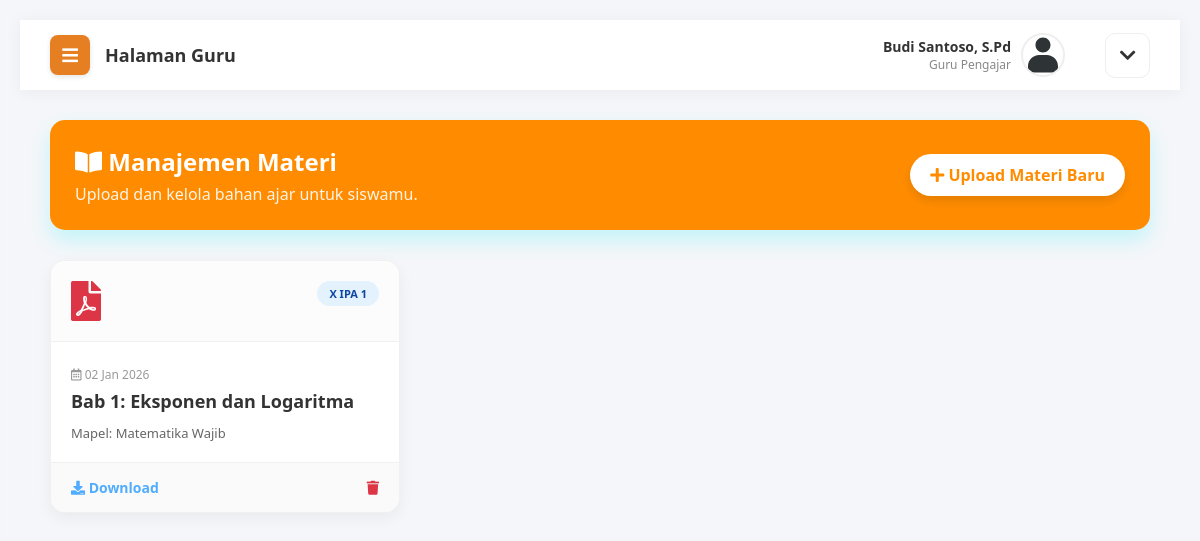
Page /guru/materi.php (signed in) on the committed database.
### tables this page shows
CREATE TABLE `materi` (
  `id_materi` int(11) NOT NULL,
  `mapel_id` int(11) NOT NULL,
  `judul_materi` varchar(200) NOT NULL,
  `deskripsi` text DEFAULT NULL,
  `file_materi` varchar(255) DEFAULT NULL,
  `link_materi` varchar(255) DEFAULT NULL,
  `tanggal_upload` datetime DEFAULT current_timestamp()
);

CREATE TABLE `kelas` (
  `id_kelas` int(11) NOT NULL,
  `nama_kelas` varchar(20) NOT NULL,
  `wali_kelas_id` int(11) DEFAULT NULL
);

CREATE TABLE `mapel` (
  `id_mapel` int(11) NOT NULL,
  `kode_mapel` varchar(20) DEFAULT NULL,
  `nama_mapel` varchar(100) NOT NULL,
  `guru_id` int(11) DEFAULT NULL,
  `kelas_id` int(11) DEFAULT NULL,
  `hari` varchar(20) DEFAULT NULL,
  `jam_mulai` time DEFAULT NULL,
  `jam_selesai` time DEFAULT NULL
);

### guru/materi.php (the view, shortened to what this page needs)
<?php include 'header.php'; ?>
<div class="welcome-banner" style="background: linear-gradient(to right, #FF8C00, #FF8C00); color: white; padding: 25px; border-radius: 15px; margin-bottom: 30px; box-shadow: 0 10px 20px rgba(0, 242, 254, 0.2); display: flex; justify-content: space-between; align-items: center;">
    <div>
        <h2 style="margin: 0; font-size: 24px;"><i class="fas fa-book-open"></i> Manajemen Materi</h2>
        <p style="margin: 5px 0 0 0; opacity: 0.9;">Upload dan kelola bahan ajar untuk siswamu.</p>
    </div>
    <a href="materi_tambah.php" class="btn-add" style="background: white; color: #FF8C00; padding: 10px 20px; border-radius: 30px; text-decoration: none; font-weight: bold; box-shadow: 0 5px 10px rgba(0,0,0,0.1); transition: 0.3s;">
        <i class="fas fa-plus"></i> Upload Materi Baru
    </a>
</div>
<div class="materi-container" style="display: grid; grid-template-columns: repeat(auto-fill, minmax(300px, 1fr)); gap: 25px;">
    <?php
    $id_guru = $_SESSION['id_user'];
    $query = "SELECT materi.*, mapel.nama_mapel, kelas.nama_kelas
              FROM materi
              JOIN mapel ON materi.mapel_id = mapel.id_mapel
              JOIN kelas ON mapel.kelas_id = kelas.id_kelas
              WHERE mapel.guru_id='$id_guru'
              ORDER BY materi.tanggal_upload DESC";
    $result = mysqli_query($koneksi, $query);
    while($d = mysqli_fetch_array($result)){
        $icon = "fas fa-file-alt";
        $warna_icon = "#888";
        if($d['link_materi'] != ""){
            $icon = "fab fa-youtube";
            $warna_icon = "#ff0000";
        } else if($d['file_materi'] != ""){
            $ext = pathinfo($d['file_materi'], PATHINFO_EXTENSION);
            if($ext == 'pdf'){
                $icon = "fas fa-file-pdf";
                $warna_icon = "#dc3545";
            } else if($ext == 'doc' || $ext == 'docx'){
                $icon = "fas fa-file-word";
                $warna_icon = "#007bff";
            } else if($ext == 'ppt' || $ext == 'pptx'){
                $icon = "fas fa-file-powerpoint";
                $warna_icon = "#fd7e14";
            }
        }
    ?>
    <div class="card-materi" style="background: white; border-radius: 15px; overflow: hidden; box-shadow: 0 5px 15px rgba(0,0,0,0.05); border: 1px solid #f0f0f0; display: flex; flex-direction: column;">
        <div style="padding: 20px; background: #fcfcfc; border-bottom: 1px solid #f0f0f0; display: flex; justify-content: space-between; align-items: flex-start;">
            <i class="<?php echo $icon; ?>" style="font-size: 40px; color: <?php echo $warna_icon; ?>;"></i>
            <span style="background: #e3f2fd; color: #0d47a1; padding: 5px 12px; border-radius: 20px; font-size: 11px; font-weight: bold;">
                <?php echo $d['nama_kelas']; ?>
            </span>
        </div>
        <div style="padding: 20px; flex: 1;">
            <small style="color: #999; font-size: 12px;"><i class="far fa-calendar-alt"></i> <?php echo date('d M Y', strtotime($d['tanggal_upload'])); ?></small>
            <h4 style="margin: 5px 0 10px 0; color: #333; font-size: 18px; line-height: 1.4;">
                <?php echo $d['judul_materi']; ?>
            </h4>
            <span style="display: block; font-size: 13px; color: #666; font-weight: 500;">
                Mapel: <?php echo $d['nama_mapel']; ?>
            </span>
        </div>
        <div style="padding: 15px 20px; background: #fafafa; border-top: 1px solid #f0f0f0; display: flex; justify-content: space-between;">
            <?php if($d['link_materi'] != ""){ ?>
                <a href="<?php echo $d['link_materi']; ?>" target="_blank" style="text-decoration: none; color: #4facfe; font-weight: bold; font-size: 14px;">
                    <i class="fas fa-external-link-alt"></i> Buka Link
                </a>
            <?php } else if($d['file_materi'] != "") { ?>
                <a href="../uploads/materi/<?php echo $d['file_materi']; ?>" target="_blank" style="text-decoration: none; color: #4facfe; font-weight: bold; font-size: 14px;">
                    <i class="fas fa-download"></i> Download
                </a>
            <?php } else { echo "<span></span>"; } ?>
            <a href="materi_hapus.php?id=<?php echo $d['id_materi']; ?>" onclick="return confirm('Yakin ingin menghapus materi ini?')" style="text-decoration: none; color: #dc3545; font-size: 14px;" title="Hapus Materi">
                <i class="fas fa-trash"></i>
            </a>
        </div>
    </div>
    <?php } ?>
</div>
<?php include 'footer.php'; ?>

### assets/css/style.css (style rules this page uses)
body { background-color: #f4f6f9; font-family: 'Poppins', 'Segoe UI', sans-serif; margin: 0; height: 100vh; display: flex; justify-content: center; align-items: center; overflow: hidden; }
body, html { margin: 0; padding: 0; width: 100%; height: 100%; font-family: 'Poppins', sans-serif; overflow-x: hidden; }
body { background-color: #f4f6f9; font-family: 'Segoe UI', 'Poppins', sans-serif; margin: 0; overflow-x: hidden; }
body.dashboard-body { height: auto !important; display: block !important; overflow-x: hidden !important; overflow-y: auto !important; }

### rows in the picture
materi: kelas.nama_kelas "X IPA 1", tanggal_upload "02 Jan 2026", judul_materi "Bab 1: Eksponen dan Logaritma", mapel.nama_mapel "Matematika Wajib"

### other values in the picture
$_SESSION['nama_lengkap'] "Budi Santoso, S.Pd"
